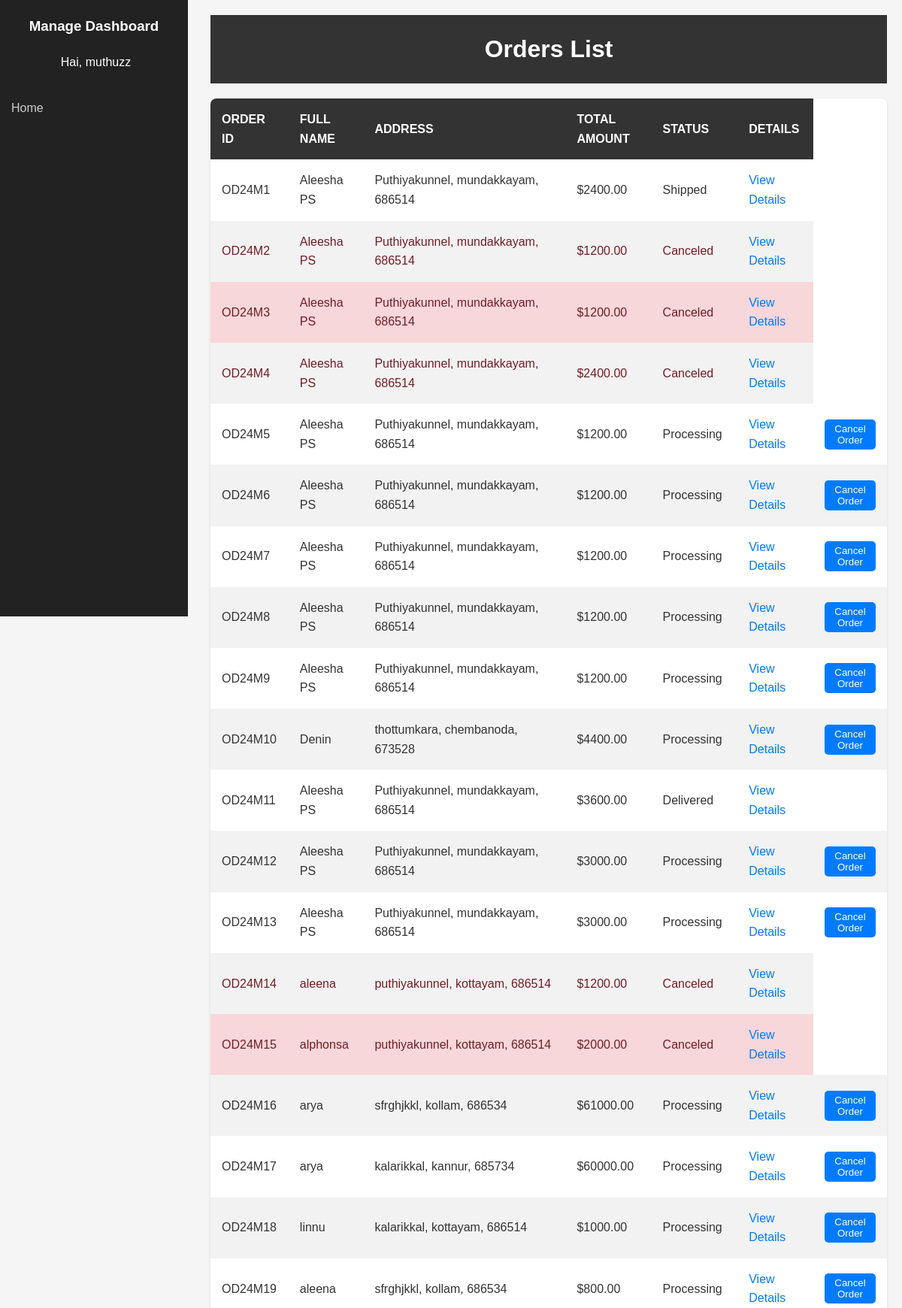
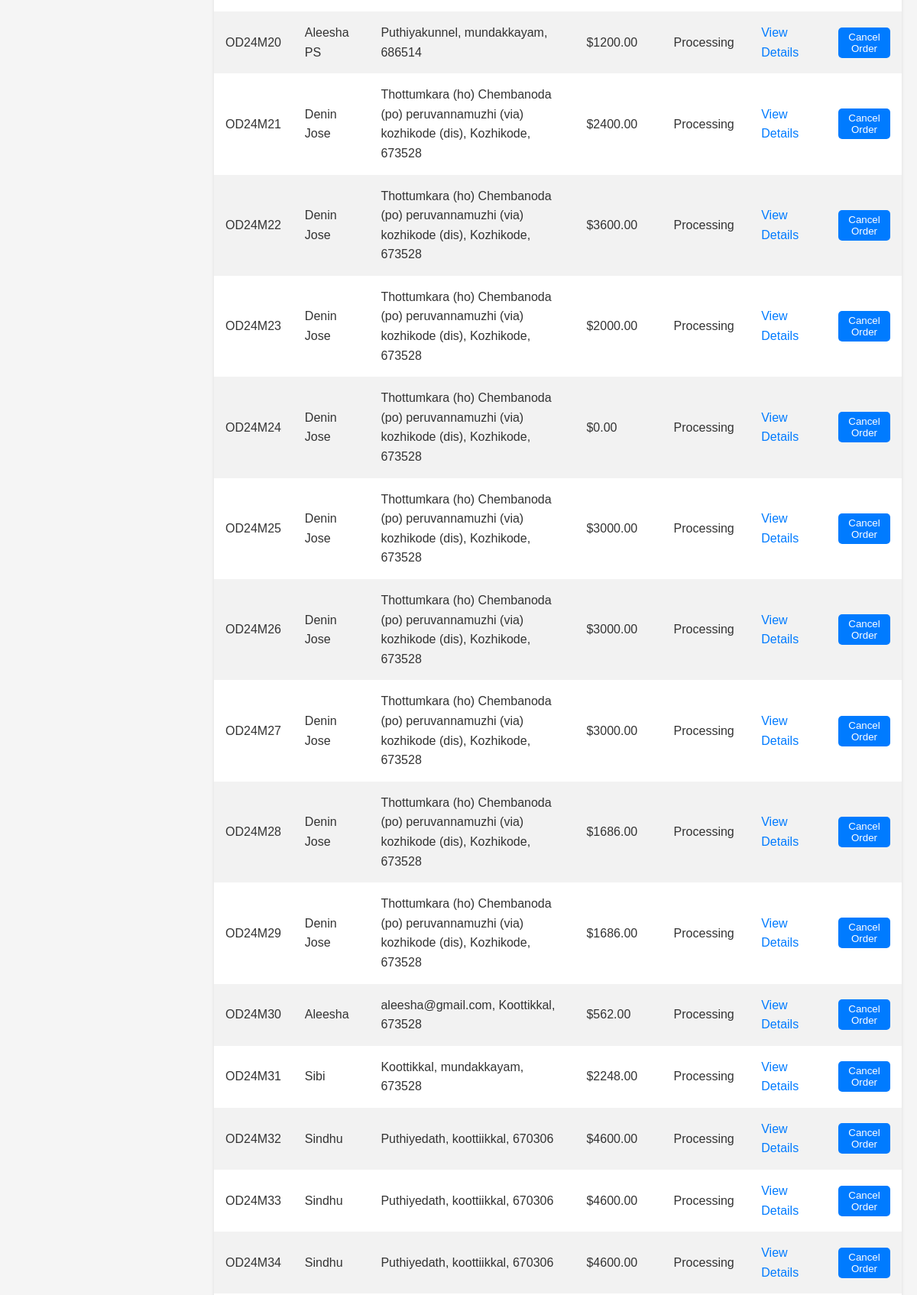
Screenshot of /adminpageorder/ (signed in, upper part) with the database file from the repository (2 pictures, top to bottom).
### saree/models.py (models this page shows, shortened)
class Order(models.Model):
    STATUS_CHOICES = [
        ('processing', 'Processing'),
        ('out_for_delivery', 'Out for Delivery'),
        ('shipped', 'Shipped'),
        ('delivered', 'Delivered'),
        ('canceled', 'Canceled'),
    ]
    user = models.ForeignKey(User, on_delete=models.CASCADE, default=False)
    fullname = models.CharField(max_length=255)
    address = models.CharField(max_length=255)
    city = models.CharField(max_length=100)
    postal_code = models.CharField(max_length=10)
    phone_number= models.CharField(max_length=13,default='')
    total_amount = models.DecimalField(max_digits=10, decimal_places=2)
    status = models.CharField(max_length=20, choices=STATUS_CHOICES, default='processing')
    created_at = models.DateTimeField(auto_now_add=True)

### saree/views.py (the view)
# urls.py: path('adminpageorder/', views.admin_order_view, name='adminorders'),
@login_required
def admin_order_view(request):
    selected_status = request.GET.get('status', 'all')
    if selected_status == 'all':
        orders = Order.objects.all()
    else:
        orders = Order.objects.filter(status=selected_status)
    context = {
        'orders': orders,
        'selected_status': selected_status,
    }
    return render(request, 'order_list_and_detail.html', context)

### saree/templates/order_list_and_detail.html (shortened to what this page needs)
<!DOCTYPE html>
<html lang="en">
<head>
    <link rel="stylesheet" href="https://cdnjs.cloudflare.com/ajax/libs/animate.css/4.1.1/animate.min.css">
</head>
<body>
    <div class="sidebar">
        <h3>Manage Dashboard</h3>
        <div class="user-info">
            {% if request.user.is_authenticated %}
             Hai, {{ user.username }}
            {% endif %}
        </div>
        {% if not request.user.is_superuser %}
        <a href="{% url 'index' %}">Home</a>
        {% endif %}
    </div>
    <div class="main-content">
        <div class="header">
            <h1>Orders List</h1>
        </div>
        <table>
            <thead>
                <tr>
                    <th>Order ID</th>
                    <th>Full Name</th>
                    <th>Address</th>
                    <th>Total Amount</th>
                    <th>Status</th>
                    <th>Details</th>
                </tr>
            </thead>
            <tbody>
                {% for order in orders %}
                <tr class="{{ order.status }} animate_animated animate_fadeInUp">
                    <td>OD24M{{ order.id }}</td>
                    <td>{{ order.fullname }}</td>
                    <td>{{ order.address }}, {{ order.city }}, {{ order.postal_code }}</td>
                    <td>${{ order.total_amount }}</td>
                    <td>{{ order.get_status_display }}</td>
                    <td><a href="{% url 'order_detail' order.id %}" class="view-details-link">View Details</a></td>
                    {% if not request.user.is_superuser and order.status == 'processing' %}
                    <td>
                        <form action="{% url 'cancel_order' order.id %}" method="post">
                            <button type="submit" class="cancel-button">Cancel Order</button>
                        </form>
                    </td>
                    {% endif %}
                </tr>
                {% endfor %}
            </tbody>
        </table>
    </div>
</body>
</html>

### saree/templates/order_list_and_detail.html (style rules this page uses)
body, h1, h2, h3, p, ul { margin: 0; padding: 0; }
body { font-family: Arial, sans-serif; line-height: 1.6; background-color: #f5f5f5; color: #333; padding: 0; display: flex; }
.sidebar { width: 250px; background-color: #222; height: 100vh; padding-top: 20px; position: fixed; color: #fff; }
.sidebar h3 { text-align: center; margin-bottom: 20px; }
.sidebar a { display: block; padding: 15px; color: #ccc; text-decoration: none; margin: 10px 0; transition: background 0.3s; }
.sidebar .user-info { margin: 20px; text-align: center; }
.main-content { margin-left: 260px; padding: 20px; width: calc(100% - 260px); }
.header { background-color: #333; color: #fff; padding: 20px; text-align: center; margin-bottom: 20px; }
table { width: 100%; border-collapse: collapse; background-color: #fff; border-radius: 8px; overflow: hidden; box-shadow: 0 2px 4px rgba(0, 0, 0, 0.1); margin-bottom: 20px; }
th, td { padding: 15px; text-align: left; }
th { background-color: #333; color: #fff; text-transform: uppercase; }
tbody tr:nth-child(even) { background-color: #f2f2f2; }
.view-details-link { color: #007bff; text-decoration: none; transition: color 0.3s; }
form button { padding: 5px 10px; background-color: #007bff; color: white; border: none; cursor: pointer; border-radius: 5px; }
.canceled { background-color: #f8d7da; color: #721c24; }

### rows the page displays
Order: id "1", fullname "Aleesha PS", address "Puthiyakunnel", city "mundakkayam", postal_code "686514", total_amount "2400.00", status "Shipped"
Order: id "2", fullname "Aleesha PS", address "Puthiyakunnel", city "mundakkayam", postal_code "686514", total_amount "1200.00", status "Canceled"
Order: id "3", fullname "Aleesha PS", address "Puthiyakunnel", city "mundakkayam", postal_code "686514", total_amount "1200.00", status "Canceled"
Order: id "4", fullname "Aleesha PS", address "Puthiyakunnel", city "mundakkayam", postal_code "686514", total_amount "2400.00", status "Canceled"
Order: id "5", fullname "Aleesha PS", address "Puthiyakunnel", city "mundakkayam", postal_code "686514", total_amount "1200.00", status "Processing", shows "Cancel Order"
Order: id "6", fullname "Aleesha PS", address "Puthiyakunnel", city "mundakkayam", postal_code "686514", total_amount "1200.00", status "Processing", shows "Cancel Order"
Order: id "7", fullname "Aleesha PS", address "Puthiyakunnel", city "mundakkayam", postal_code "686514", total_amount "1200.00", status "Processing", shows "Cancel Order"
Order: id "8", fullname "Aleesha PS", address "Puthiyakunnel", city "mundakkayam", postal_code "686514", total_amount "1200.00", status "Processing", shows "Cancel Order"
Order: id "9", fullname "Aleesha PS", address "Puthiyakunnel", city "mundakkayam", postal_code "686514", total_amount "1200.00", status "Processing", shows "Cancel Order"
Order: id "10", fullname "Denin", address "thottumkara", city "chembanoda", postal_code "673528", total_amount "4400.00", status "Processing", shows "Cancel Order"
Order: id "11", fullname "Aleesha PS", address "Puthiyakunnel", city "mundakkayam", postal_code "686514", total_amount "3600.00", status "Delivered"
Order: id "12", fullname "Aleesha PS", address "Puthiyakunnel", city "mundakkayam", postal_code "686514", total_amount "3000.00", status "Processing", shows "Cancel Order"
Order: id "13", fullname "Aleesha PS", address "Puthiyakunnel", city "mundakkayam", postal_code "686514", total_amount "3000.00", status "Processing", shows "Cancel Order"
Order: id "14", fullname "aleena", address "puthiyakunnel", city "kottayam", postal_code "686514", total_amount "1200.00", status "Canceled"
Order: id "15", fullname "alphonsa", address "puthiyakunnel", city "kottayam", postal_code "686514", total_amount "2000.00", status "Canceled"
Order: id "16", fullname "arya", address "sfrghjkkl", city "kollam", postal_code "686534", total_amount "61000.00", status "Processing", shows "Cancel Order"
Order: id "17", fullname "arya", address "kalarikkal", city "kannur", postal_code "685734", total_amount "60000.00", status "Processing", shows "Cancel Order"
Order: id "18", fullname "linnu", address "kalarikkal", city "kottayam", postal_code "686514", total_amount "1000.00", status "Processing", shows "Cancel Order"
Order: id "19", fullname "aleena", address "sfrghjkkl", city "kollam", postal_code "686534", total_amount "800.00", status "Processing", shows "Cancel Order"
Order: id "20", fullname "Aleesha PS", address "Puthiyakunnel", city "mundakkayam", postal_code "686514", total_amount "1200.00", status "Processing", shows "Cancel Order"
Order: id "21", fullname "Denin Jose", address "Thottumkara (ho) Chembanoda (po) peruvannamuzhi (via) kozhikode (dis)", city "Kozhikode", postal_code "673528", total_amount "2400.00", status "Processing", shows "Cancel Order"
Order: id "22", fullname "Denin Jose", address "Thottumkara (ho) Chembanoda (po) peruvannamuzhi (via) kozhikode (dis)", city "Kozhikode", postal_code "673528", total_amount "3600.00", status "Processing", shows "Cancel Order"
Order: id "23", fullname "Denin Jose", address "Thottumkara (ho) Chembanoda (po) peruvannamuzhi (via) kozhikode (dis)", city "Kozhikode", postal_code "673528", total_amount "2000.00", status "Processing", shows "Cancel Order"
Order: id "24", fullname "Denin Jose", address "Thottumkara (ho) Chembanoda (po) peruvannamuzhi (via) kozhikode (dis)", city "Kozhikode", postal_code "673528", total_amount "0.00", status "Processing", shows "Cancel Order"
Order: id "25", fullname "Denin Jose", address "Thottumkara (ho) Chembanoda (po) peruvannamuzhi (via) kozhikode (dis)", city "Kozhikode", postal_code "673528", total_amount "3000.00", status "Processing", shows "Cancel Order"
Order: id "26", fullname "Denin Jose", address "Thottumkara (ho) Chembanoda (po) peruvannamuzhi (via) kozhikode (dis)", city "Kozhikode", postal_code "673528", total_amount "3000.00", status "Processing", shows "Cancel Order"
Order: id "27", fullname "Denin Jose", address "Thottumkara (ho) Chembanoda (po) peruvannamuzhi (via) kozhikode (dis)", city "Kozhikode", postal_code "673528", total_amount "3000.00", status "Processing", shows "Cancel Order"
Order: id "28", fullname "Denin Jose", address "Thottumkara (ho) Chembanoda (po) peruvannamuzhi (via) kozhikode (dis)", city "Kozhikode", postal_code "673528", total_amount "1686.00", status "Processing", shows "Cancel Order"
Order: id "29", fullname "Denin Jose", address "Thottumkara (ho) Chembanoda (po) peruvannamuzhi (via) kozhikode (dis)", city "Kozhikode", postal_code "673528", total_amount "1686.00", status "Processing", shows "Cancel Order"
Order: id "30", fullname "Aleesha", address "aleesha@gmail.com", city "Koottikkal", postal_code "673528", total_amount "562.00", status "Processing", shows "Cancel Order"
Order: id "31", fullname "Sibi", address "Koottikkal", city "mundakkayam", postal_code "673528", total_amount "2248.00", status "Processing", shows "Cancel Order"
Order: id "32", fullname "Sindhu", address "Puthiyedath", city "koottiikkal", postal_code "670306", total_amount "4600.00", status "Processing", shows "Cancel Order"
Order: id "33", fullname "Sindhu", address "Puthiyedath", city "koottiikkal", postal_code "670306", total_amount "4600.00", status "Processing", shows "Cancel Order"
Order: id "34", fullname "Sindhu", address "Puthiyedath", city "koottiikkal", postal_code "670306", total_amount "4600.00", status "Processing", shows "Cancel Order"

### other values shown
{{ user.username }} "muthuzz"
